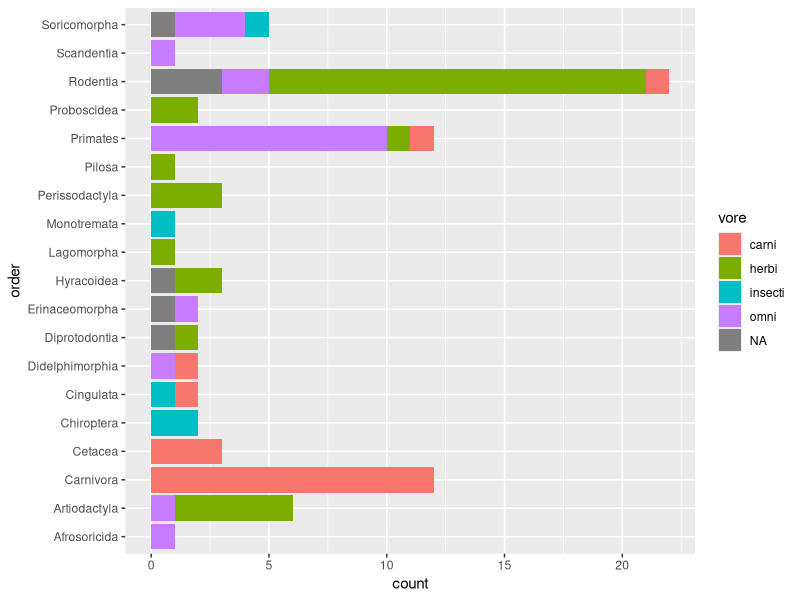
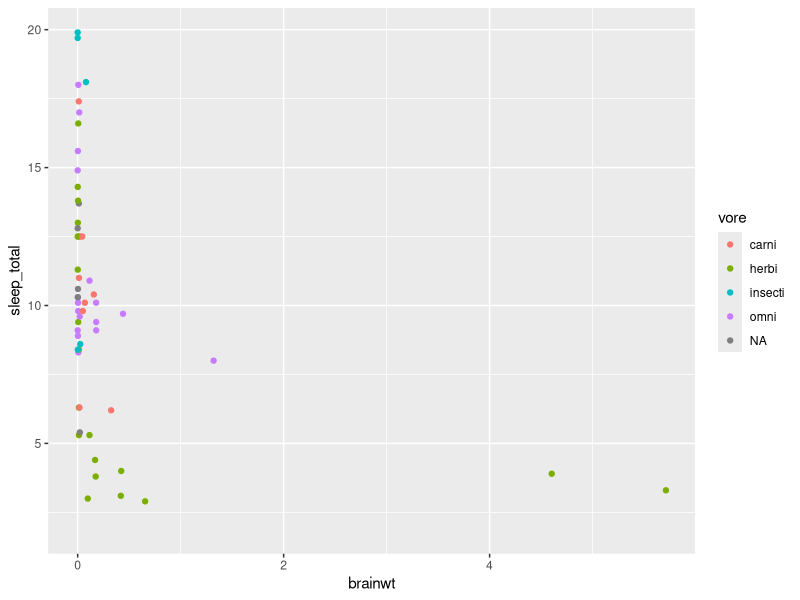

Write the R code that produced these figures, in order. (Note: this script raises an error after producing the figures.)
## ---- chunk 1
knitr::opts_chunk$set(
  collapse = TRUE,
  comment = "#>"
)
## ---- chunk 2
library(tidyverse) # core packages 
library(rio) # import/export 
library(datasets) # a package of toy datasets
## ---- chunk 3
glimpse(msleep) # view the data
## ---- chunk 4
msleep # tabular view of the data
## ---- chunk 5
?msleep # view the data dictionary in the Help pane
## ---- chunk 6
msleep %>% 
  count(vore, sort = TRUE) %>% # count `vore` and sort ascending
  head() # only show the top 5 rows
## ---- chunk 7
msleep %>% 
  count(vore, order, sort = TRUE) %>% # count `vore` by `order` and sort
  head() # top 5 rows
## ---- chunk 8
msleep %>% 
  ggplot(aes(x = order, fill = vore)) + # map `order` to x, and `vore` as fill for the bars
  geom_bar() + # visualize as a bar plot
  coord_flip() # flip the x/y axes to better display `order` names
## ---- chunk 9
msleep %>% 
  ggplot(aes(x = brainwt, y = sleep_total, color = vore)) + # map x and y and add a color layer to the plot for `vore`
  geom_point() # visualize as a scatterplot
## ---- chunk 10
# alternative untidy/ summary dataset: HairEyeColor
## ---- chunk 11
pew <- import(file = "http://stat405.had.co.nz/data/pew.txt", setclass = "tbl_df")
## ---- chunk 12
glimpse(pew)
## ---- chunk 13
pew
## ---- chunk 14
pew_tidy_sum <- 
  pew %>% 
  gather(income, count, -religion)
pew_tidy_sum
## ---- chunk 15
sum(pew_tidy_sum$count)
## ---- chunk 16
pew_tidy_ind <- uncount(pew_tidy_sum, count)
pew_tidy_ind
## ---- chunk 17
pew_tidy_ind %>% 
  count(religion, sort = TRUE)

pew_tidy_ind %>% 
  count(income, sort = TRUE)
## ---- chunk 18
pew_tidy_ind %>% 
  ggplot(aes(x = religion, fill = income)) +
  geom_bar() + 
  coord_flip()
